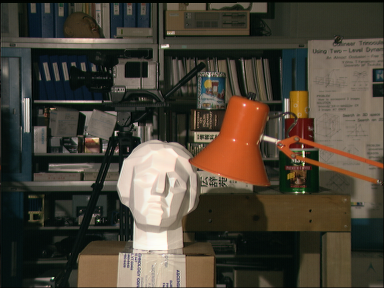
#> input picture Lecture 8/tsukuba/scene1.row3.col3.ppm, 384 x 288 px
$ jupyter execute Exercise1.ipynb
#> lines starting #> are read from the running program, lines starting #| are printed output that depends on the picture
## Exercise 1 - Calculating disparity
Let us try to calculate a disparity map from a pair of stereo images using the OpenCV's "StereoBM" class . I have included a small "get started"-script to help you. It includes the pair of stereo images as well - download it here.

* Try different values for the "blockSize"-parameter (e.g. 5 and 21). What happens?
* Try different values for the disparity levels using the "numDisparities"-parameter (note: has to be diversible by 16).
* What happens if you use a value of 16? You can get an idea of the maximum disparity by looking at one of the objects in the foreground and comparing how much it shifts it terms of it x-coordinates between the two images (using MS paint or similar to inspect the pixel coordinates).
* Try to swap the two images when calling the "compute(...)"-function. What happens?

[cell 1]
import numpy as np
import cv2 as cv
from matplotlib import pyplot as plt

data = "../tsukuba/"
output = "output/"

[cell 2]
# Read the read and left stereo image pair
imgR = cv.imread(data+'scene1.row3.col3.ppm', cv.IMREAD_GRAYSCALE)
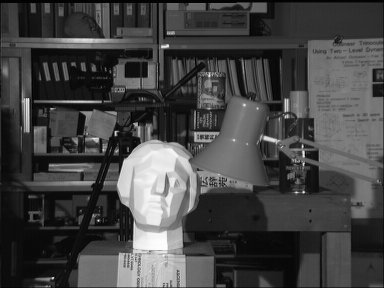
#> imgR: shape (288, 384); min 0, max 253, mean 68.3
imgL = cv.imread(data+'scene1.row3.col1.ppm', cv.IMREAD_GRAYSCALE)
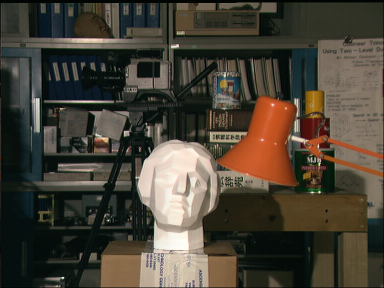
#> input picture Lecture 8/tsukuba/scene1.row3.col1.ppm, 384 x 288 px
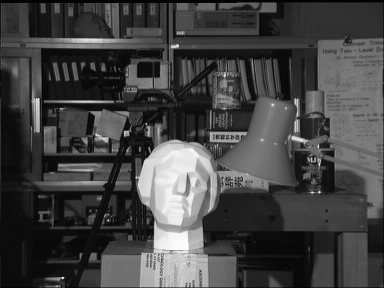
#> imgL: shape (288, 384); min 0, max 253, mean 67.2
#imgL = cv.imread(data+'scene1.row3.col3.ppm', cv.IMREAD_GRAYSCALE)
#imgR = cv.imread(data+'scene1.row3.col1.ppm', cv.IMREAD_GRAYSCALE)

[cell 3]
# Calculate disparity map
n = 1
m = 9
for i in range(1,n+1):
    for j in range(9,m+1):
        try:
            stereo = cv.StereoBM.create(numDisparities=16*i, blockSize=j)
            disparity = stereo.compute(imgL,imgR)
            #plt.title(f'disparity map\nnumDisparities: {16*i}\nblockSize: {j}')
            #plt.imshow(disparity,'gray')
            #plt.show()
            cv.imwrite(output+f"disparity_map_numDisparities_{16*i}_blockSize_{j}.png",disparity)
        except:
            print(f"Error! blockSize: {j}")
#> this loop made 1 pass
#> pass 1, `cv.imwrite(output+f"disparity_map_numDisparities_{16*i}_blockSize_{j}...`:
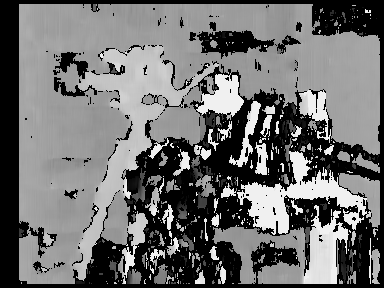
#> saved as disparity_map_numDisparities_16_blockSize_9.png: shape (288, 384); min 0, max 240, mean 111.1
